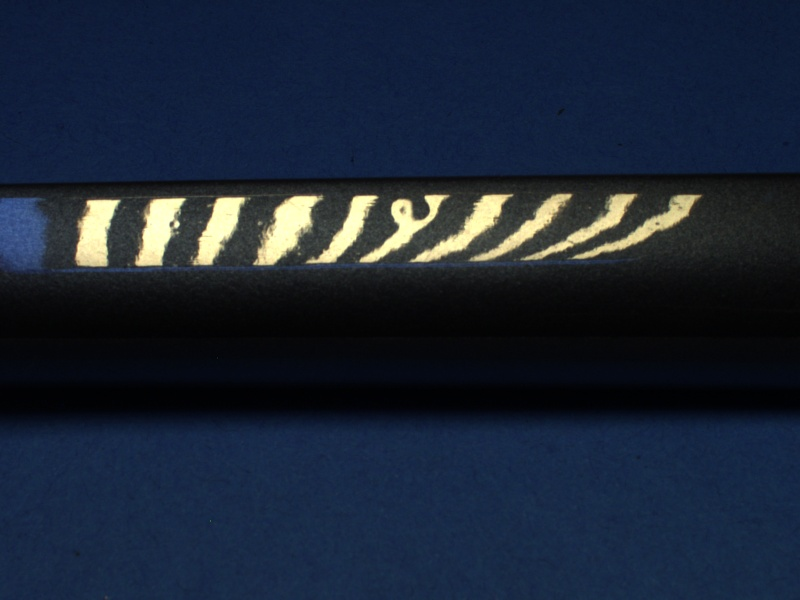
#> input picture python/Camera/for_proces/picture51.jpg, 800 x 600 px, found by its file name; its folder holds only this picture in this run
$ python imProcessing.py
#> lines starting #> are read from the running program, lines starting #| are printed output that depends on the picture; after the words box and inside, x2 and y2 are one past the last pixel; in counts of white or black regions, pixels touching at a corner belong together
#> further down, im is the input picture: shape (600, 800, 3); mean B, G, R 53.3, 37.2, 27.2
import cv2
import numpy as np
import os

class imProcessing():

    def __init__(self) -> None:
        pass

    def removeColor(low,high,image):
        imgHSV = cv2.cvtColor(image, cv2.COLOR_BGR2HSV)
#> imgHSV: shape (600, 800, 3); mean H, S, V 98.2, 139.4, 56
        mask = cv2.inRange(imgHSV, low, high)
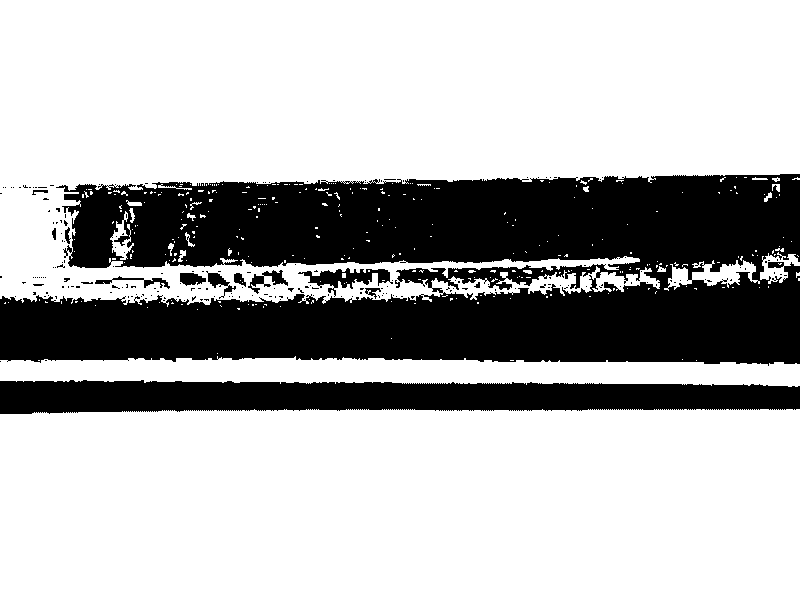
#> mask: shape (600, 800); 70.8% white; 202 black regions (188 under 20 px), largest, box (x1, y1, x2, y2) and area: (0, 174, 800, 366) 115229, (0, 380, 800, 414) 21979, (298, 268, 393, 297) 1006
        mask = 255-mask #reverse mask
        output = cv2.bitwise_and(image, image, mask=mask)
        # cv2.imwrite("20_rmC.jpg",output)
        return output

    def threshhold(img,rm_img):
        imGray = cv2.cvtColor(rm_img,cv2.COLOR_RGB2GRAY)
        ret,thresh = cv2.threshold(imGray,10,255,cv2.THRESH_BINARY)
#> thresh: shape (600, 800); 14.3% white; 330 white regions (299 under 20 px), largest, box (x1, y1, x2, y2) and area: (56, 175, 800, 307) 63419, (298, 268, 393, 297) 1006, (472, 284, 563, 308) 506
        kernel = np.ones((3,3),np.uint8)
        erosion = cv2.erode(thresh,kernel,iterations = 1)
#> erosion: shape (600, 800); 11.6% white; 152 white regions (129 under 20 px), largest, box (x1, y1, x2, y2) and area: (65, 176, 800, 287) 52736, (449, 267, 557, 284) 591, (311, 270, 371, 287) 447
        kernel = np.ones((5,5),np.uint8)
        mask = cv2.dilate(erosion,kernel,iterations=3)
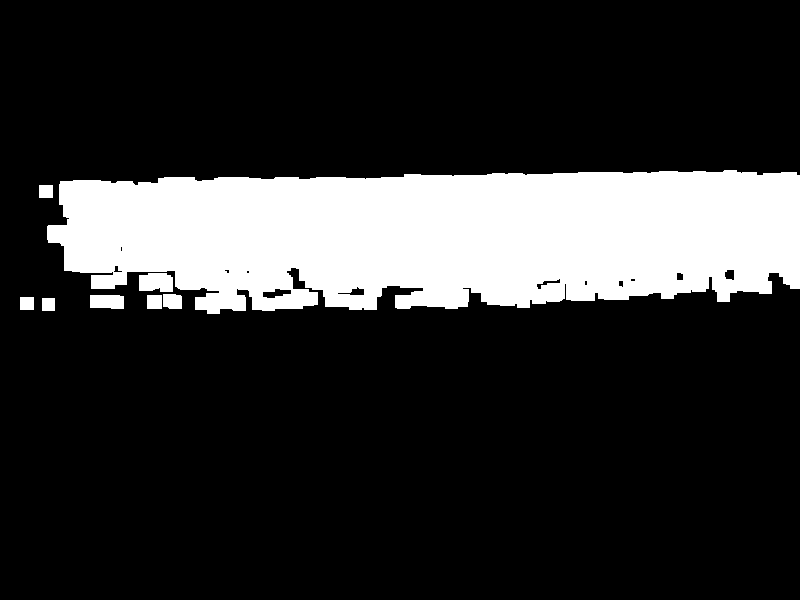
#> mask: shape (600, 800); 18.9% white; 8 white regions, largest, box (x1, y1, x2, y2) and area: (47, 170, 800, 314) 88854, (139, 273, 173, 292) 578, (90, 295, 124, 309) 451

        #bounding box
        cnt = cv2.findNonZero(mask)
#> cnt = contour of 90893 points, box (x1, y1, x2, y2) (20, 170, 800, 314), area 6553
        x,y,w,h = cv2.boundingRect(cnt)
#> x = 20; y = 170; w = 780; h = 144
        crop_mask = mask[y:y+h,x:x+w]
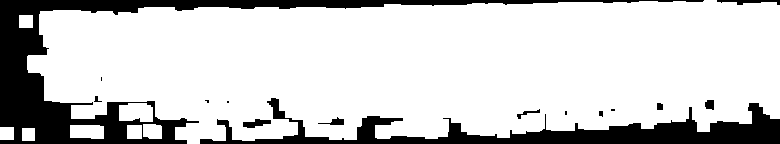
#> crop_mask: shape (144, 780); 80.9% white; 15 black regions (5 under 20 px), largest, box (x1, y1, x2, y2) and area: (0, 0, 704, 144) 12626, (200, 98, 780, 144) 8126, (717, 0, 780, 5) 172
        crop_img = img[y:y+h,x:x+w]
        image = cv2.bitwise_and(crop_img, crop_img, mask=crop_mask)
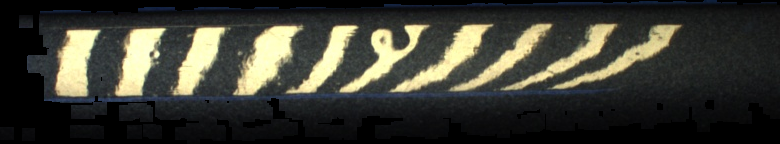
#> image: shape (144, 780, 3); mean B, G, R 51.4, 60.2, 60
        # cv2.imwrite("20_th.jpg",image)
        return image

    def treshLines(image):

        img = cv2.cvtColor(image, cv2.COLOR_BGR2GRAY)
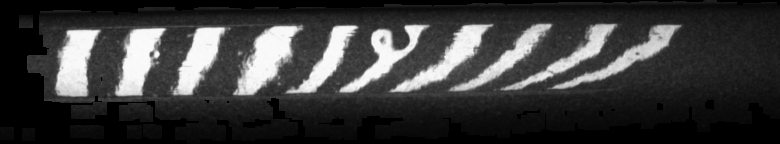
#> img: shape (144, 780); min 0, max 251, mean 59.1
        blur = cv2.GaussianBlur(img,(3,3),0)
        #ret,threshhold = cv2.threshold(blur,0,255,cv2.THRESH_BINARY+cv2.THRESH_OTSU)
        ret,threshhold = cv2.threshold(blur,140,255,cv2.THRESH_BINARY)
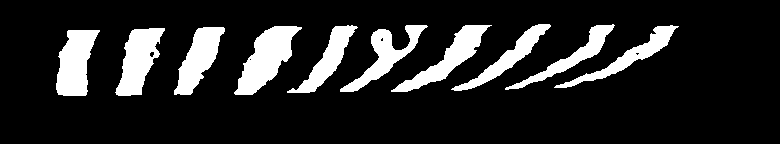
#> threshhold: shape (144, 780); 15% white; 10 white regions, largest, box (x1, y1, x2, y2) and area: (234, 26, 302, 95) 2289, (56, 30, 100, 96) 1936, (115, 28, 165, 96) 1927
        cnt = cv2.findNonZero(threshhold)
#> cnt = contour of 16850 points, box (x1, y1, x2, y2) (56, 24, 679, 96), area 630
        x,y,w,h = cv2.boundingRect(cnt)
#> x = 56; y = 24; w = 623; h = 72
        output = image[y:y+h,x:x+w]
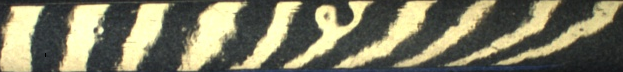
#> output: shape (72, 623, 3); mean B, G, R 100.1, 124.2, 125.9
        # cv2.imwrite("20_out.jpg",output)
        return output

    def processChain(img):
        low_blue = np.array([101, 30, 14])
        high_blue = np.array([170, 255, 255])
        out = imProcessing.removeColor(low_blue,high_blue,img)
        out = imProcessing.threshhold(img,out)
        out = imProcessing.treshLines(out)
        return out

if __name__ == '__main__':
    low_blue = np.array([101, 30, 14])
    high_blue = np.array([170, 255, 255])

    for filename in os.listdir("python/Camera/for_proces"):
        print(filename)
        im = cv2.imread(os.path.join("python/Camera/for_proces",filename))
        output = imProcessing.processChain(im)
        cv2.imwrite(os.path.join("python/Camera/out",filename),output)

    # im = cv2.imread("python/Camera/for_proces/20.jpg")
    # output = imProcessing.processChain(im)

$ run again, on python/Camera/for_proces/picture56.jpg
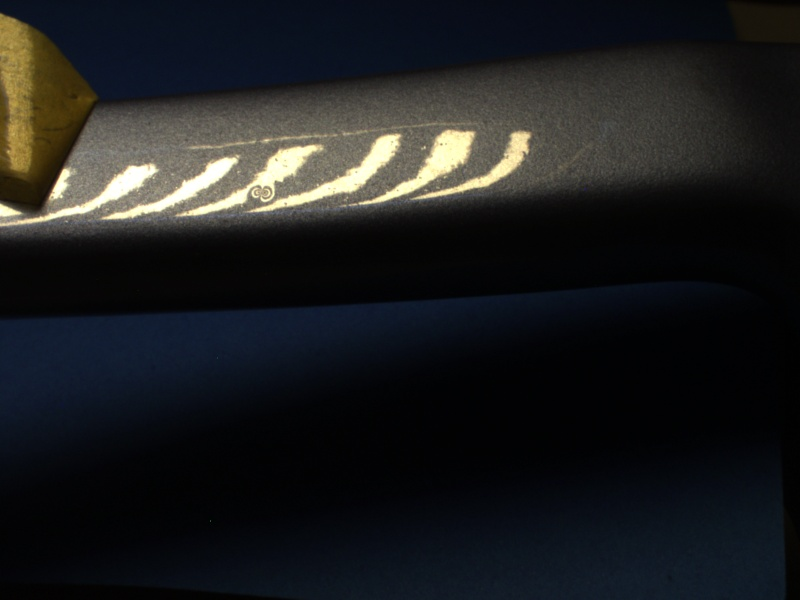
#> input picture python/Camera/for_proces/picture56.jpg, 800 x 600 px, found by its file name
#> im is the input picture: shape (600, 800, 3); mean B, G, R 30.7, 29.7, 28.5
#> imgHSV: shape (600, 800, 3); mean H, S, V 77.4, 104.2, 35.6
#> thresh: shape (600, 800); 26.4% white; 69 white regions (68 under 20 px), largest, box (x1, y1, x2, y2) and area: (0, 1, 800, 254) 126582
#> erosion: shape (600, 800); 25.3% white; 18 white regions (13 under 20 px), largest, box (x1, y1, x2, y2) and area: (0, 13, 800, 252) 118351, (727, 2, 800, 43) 2422, (784, 137, 800, 175) 444, (649, 193, 662, 197) 30, (555, 205, 567, 208) 21
#> in threshhold, `mask = cv2.dilate(erosion,kernel,iterations=3)`:
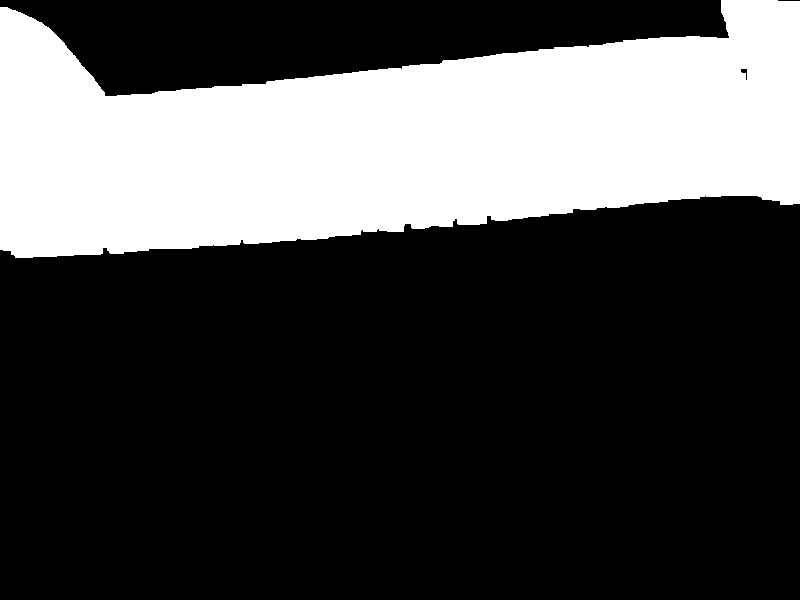
#> mask: shape (600, 800); 28.8% white; 1 white region, box (x1, y1, x2, y2) and area: (0, 0, 800, 258) 138455
#> in threshhold, `cnt = cv2.findNonZero(mask)`: cnt = contour of 138455 points, box (x1, y1, x2, y2) (0, 0, 800, 258), area 2794
#> in threshhold, `x,y,w,h = cv2.boundingRect(cnt)`: x = 0; w = 800; h = 258
#> crop_mask: shape (258, 800); 67.1% white; 5 black regions, box (x1, y1, x2, y2) and area: (0, 0, 729, 96) 44212, (33, 196, 800, 258) 23590, (0, 250, 15, 258) 91, (741, 69, 747, 80) 30, (778, 0, 800, 1) 22
#> threshhold: shape (258, 800); 7.7% white; 67 white regions (52 under 20 px), largest, box (x1, y1, x2, y2) and area: (175, 133, 402, 217) 5469, (0, 162, 160, 227) 2557, (358, 129, 475, 205) 2450
#> in treshLines, `cnt = cv2.findNonZero(threshhold)`: cnt = contour of 15794 points, box (x1, y1, x2, y2) (0, 33, 531, 227), area 22628
#> in treshLines, `x,y,w,h = cv2.boundingRect(cnt)`: x = 0; y = 33; w = 531; h = 194
#> in treshLines, `output = image[y:y+h,x:x+w]`:
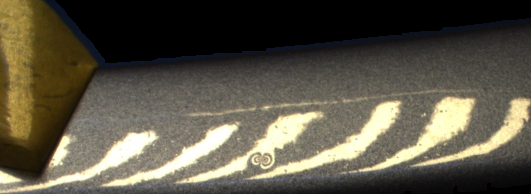
#> output: shape (194, 531, 3); mean B, G, R 70, 84.6, 89.5

$ run again, on python/Camera/for_proces/picture61.jpg
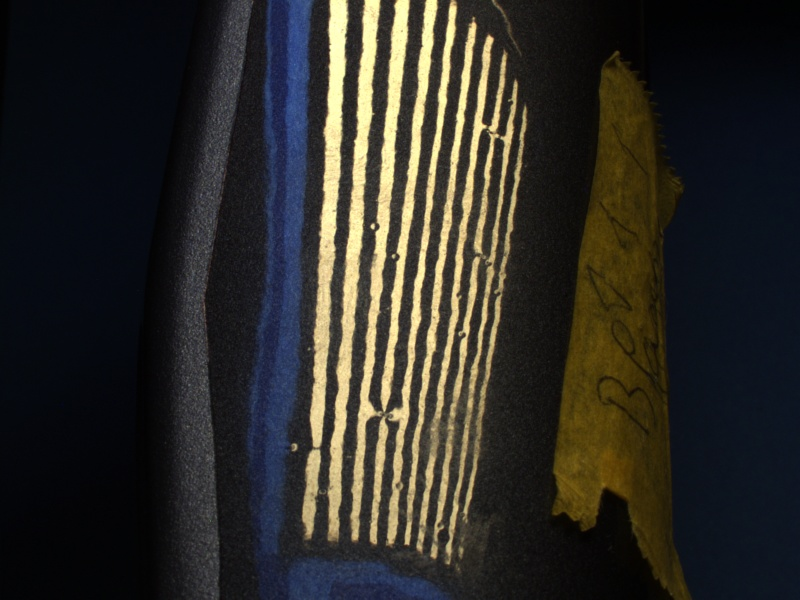
#> input picture python/Camera/for_proces/picture61.jpg, 800 x 600 px, found by its file name
#> im is the input picture: shape (600, 800, 3); mean B, G, R 38.8, 44, 45.8
#> imgHSV: shape (600, 800, 3); mean H, S, V 73.5, 106.5, 52.8
#> thresh: shape (600, 800); 48.6% white; 317 white regions (285 under 20 px), largest, box (x1, y1, x2, y2) and area: (285, 0, 693, 600) 196858, (156, 0, 265, 600) 34292, (193, 96, 208, 118) 135
#> erosion: shape (600, 800); 43.3% white; 207 white regions (173 under 20 px), largest, box (x1, y1, x2, y2) and area: (289, 0, 691, 600) 185164, (161, 110, 255, 600) 18793, (216, 0, 255, 111) 1017
#> in threshhold, `mask = cv2.dilate(erosion,kernel,iterations=3)`:
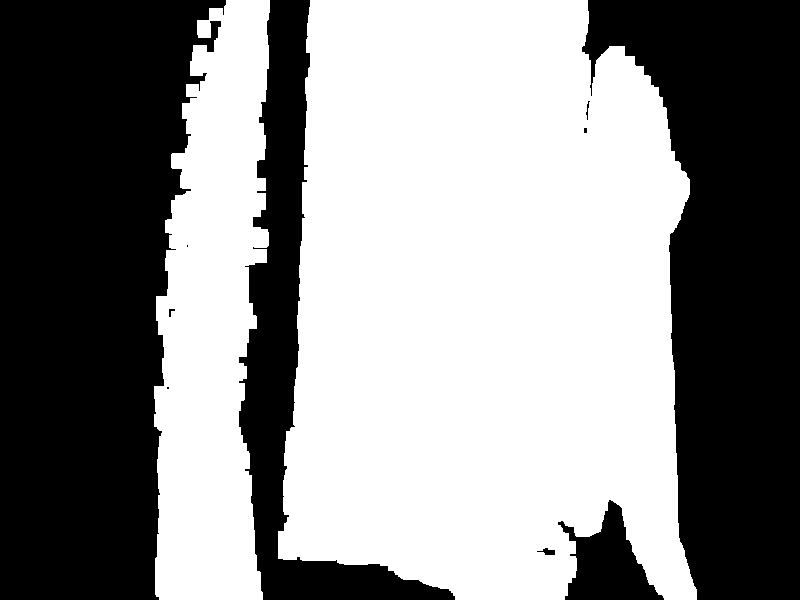
#> mask: shape (600, 800); 54.8% white; 10 black regions (3 under 20 px), largest, box (x1, y1, x2, y2) and area: (0, 0, 226, 600) 102408, (582, 0, 800, 600) 80092, (239, 0, 455, 600) 28937
#> in threshhold, `cnt = cv2.findNonZero(mask)`: cnt = contour of 263176 points, box (x1, y1, x2, y2) (154, 0, 697, 600), area 25673
#> in threshhold, `x,y,w,h = cv2.boundingRect(cnt)`: x = 154; y = 0; w = 543; h = 600
#> crop_mask: shape (600, 543); 80.8% white; 12 black regions (4 under 20 px), largest, box (x1, y1, x2, y2) and area: (85, 0, 301, 600) 28937, (428, 0, 543, 589) 18292, (0, 0, 72, 386) 9405
#> threshhold: shape (600, 543); 12.5% white; 40 white regions (13 under 20 px), largest, box (x1, y1, x2, y2) and area: (174, 0, 226, 536) 6757, (156, 0, 194, 448) 6406, (197, 0, 256, 540) 5935
#> in treshLines, `cnt = cv2.findNonZero(threshhold)`: cnt = contour of 40586 points, box (x1, y1, x2, y2) (140, 0, 372, 563), area 9968
#> in treshLines, `x,y,w,h = cv2.boundingRect(cnt)`: x = 140; y = 0; w = 232; h = 563
#> in treshLines, `output = image[y:y+h,x:x+w]`:
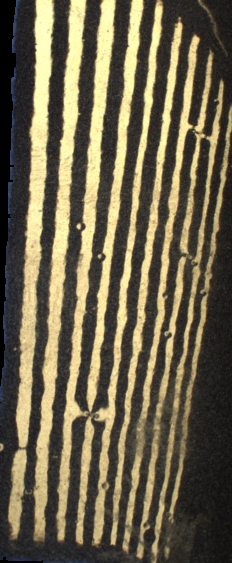
#> output: shape (563, 232, 3); mean B, G, R 77, 100.7, 109.2

$ run again, on python/Camera/for_proces/picture52.jpg
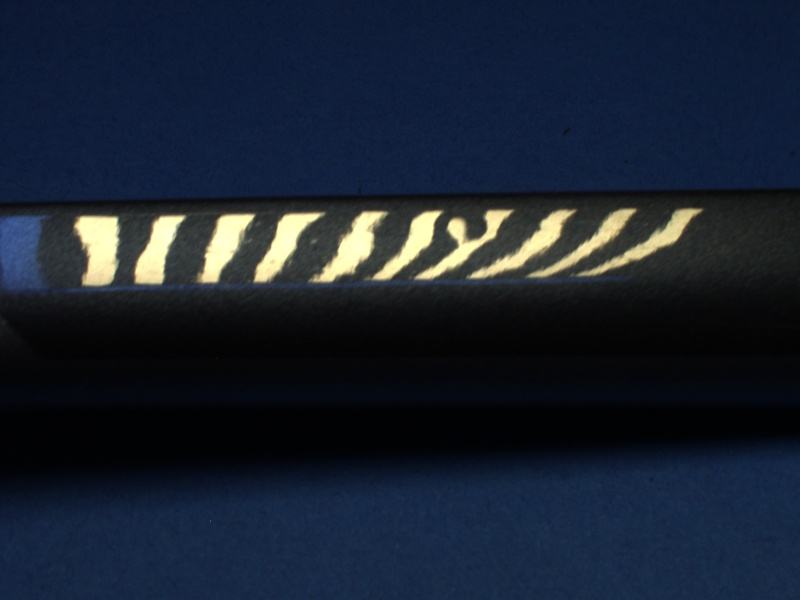
#> input picture python/Camera/for_proces/picture52.jpg, 800 x 600 px, found by its file name
#> im is the input picture: shape (600, 800, 3); mean B, G, R 48.5, 34.4, 25.7
#> imgHSV: shape (600, 800, 3); mean H, S, V 98.4, 139.5, 51.3
#> thresh: shape (600, 800); 14.4% white; 209 white regions (174 under 20 px), largest, box (x1, y1, x2, y2) and area: (66, 191, 800, 320) 63357, (272, 286, 412, 315) 1773, (192, 291, 254, 300) 246
#> erosion: shape (600, 800); 12.1% white; 132 white regions (105 under 20 px), largest, box (x1, y1, x2, y2) and area: (68, 193, 800, 303) 54528, (297, 288, 411, 311) 938, (496, 285, 605, 303) 761
#> in threshhold, `cnt = cv2.findNonZero(mask)`: cnt = contour of 92789 points, box (x1, y1, x2, y2) (0, 187, 800, 357), area 4318
#> in threshhold, `x,y,w,h = cv2.boundingRect(cnt)`: x = 0; y = 187; w = 800; h = 170
#> crop_mask: shape (170, 800); 68.2% white; 19 black regions (10 under 20 px), largest, box (x1, y1, x2, y2) and area: (0, 0, 800, 170) 42798, (649, 103, 683, 112) 141, (417, 117, 443, 125) 47
#> threshhold: shape (170, 800); 12.6% white; 10 white regions, largest, box (x1, y1, x2, y2) and area: (75, 29, 119, 98) 2302, (313, 25, 386, 95) 1960, (200, 27, 254, 96) 1837
#> in treshLines, `cnt = cv2.findNonZero(threshhold)`: cnt = contour of 17146 points, box (x1, y1, x2, y2) (75, 22, 699, 98), area 111
#> in treshLines, `x,y,w,h = cv2.boundingRect(cnt)`: x = 75; y = 22; w = 624; h = 76
#> in treshLines, `output = image[y:y+h,x:x+w]`:
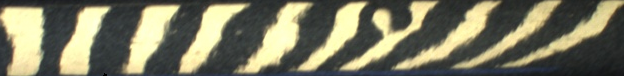
#> output: shape (76, 624, 3); mean B, G, R 98.7, 121.7, 123.2
